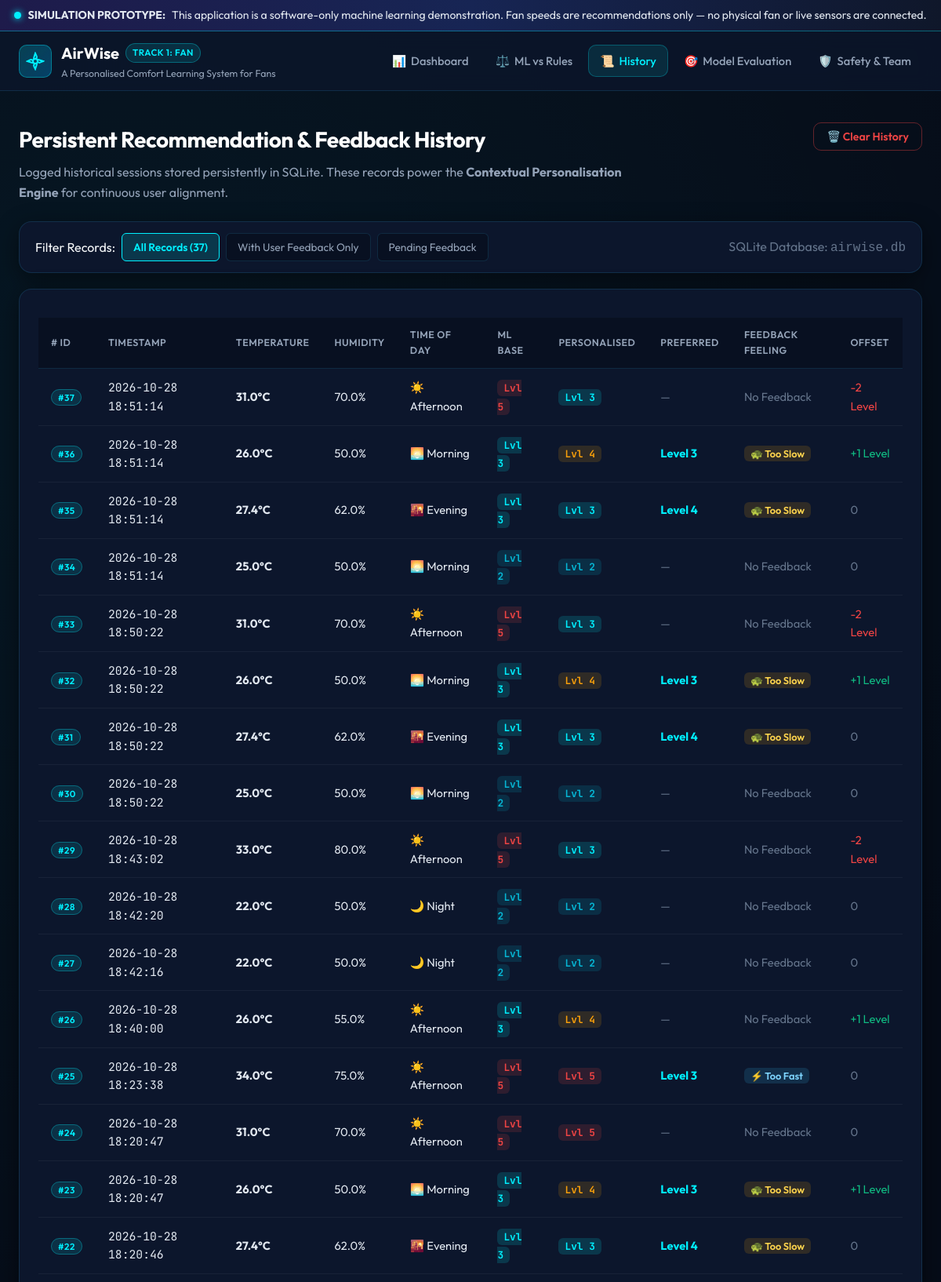
The app's page /history (upper part) with its own data.
### tables this page shows
CREATE TABLE predictions (
            id INTEGER PRIMARY KEY AUTOINCREMENT,
            timestamp TEXT NOT NULL,
            temperature REAL NOT NULL,
            humidity REAL NOT NULL,
            time_of_day TEXT NOT NULL,
            ml_speed INTEGER NOT NULL,
            rule_speed INTEGER NOT NULL,
            personalized_speed INTEGER NOT NULL,
            adjustment_applied INTEGER NOT NULL DEFAULT 0,
            explanation TEXT NOT NULL,
            preferred_speed INTEGER DEFAULT NULL,
            feedback_type TEXT DEFAULT NULL,
            feedback_timestamp TEXT DEFAULT NULL
        );

### app.py (the view)
@app.route("/history")
def history():
    filter_type = request.args.get("filter", "all")
    records = get_history(limit=100, filter_type=filter_type)
    return render_template(
        "history.html",
        records=records,
        filter_type=filter_type,
        total_count=len(records)
    )

### app.py (called while the page is built)
@app.context_processor
def inject_global_metadata():
    return {
        "project_name": "AirWise",
        "project_tagline": "A Personalised Comfort Learning System for Fans",
        "team_members": ["Rohit Ingale", "Sarthak Avhad", "Gargi Rane", "Hitesh Yuvare"],
        "college_name": "Nutan Maharashtra Institute of Engineering and Technology (NMIET), Pune",
        "track_name": "Track 1 — Fan (AtomQUEST 2026)",
        "fan_levels": FAN_SPEED_LEVELS,
        "temp_min": TEMP_MIN_C,
        "temp_max": TEMP_MAX_C,
        "hum_min": HUMIDITY_MIN_PCT,
        "hum_max": HUMIDITY_MAX_PCT,
        "time_categories": TIME_OF_DAY_CATEGORIES,
        "total_feedback_count": get_feedback_count()
    }

### database.py (called while the page is built, shortened)
def get_db_connection():
    db_dir = os.path.dirname(DATABASE_PATH)
    if db_dir and not os.path.exists(db_dir):
        os.makedirs(db_dir, exist_ok=True)
    conn = sqlite3.connect(DATABASE_PATH)
    conn.row_factory = sqlite3.Row  # Enables column access by name (dict-like)
    return conn

def get_history(limit: int = 50, filter_type: Optional[str] = None) -> List[Dict[str, Any]]:
    conn = get_db_connection()
    cursor = conn.cursor()
    if filter_type == "feedback_only":
        cursor.execute("""
            SELECT * FROM predictions
            WHERE feedback_type IS NOT NULL
            ORDER BY id DESC
            LIMIT ?;
        """, (limit,))
    else:
        cursor.execute("""
            SELECT * FROM predictions
            ORDER BY id DESC
            LIMIT ?;
        """, (limit,))
    rows = cursor.fetchall()
    history = [dict(row) for row in rows]
    conn.close()
    return history

def get_feedback_count() -> int:
    conn = get_db_connection()
    cursor = conn.cursor()
    cursor.execute("""
        SELECT COUNT(*) FROM predictions
        WHERE feedback_type IS NOT NULL;
    """)
    count = cursor.fetchone()[0]
    conn.close()
    return count

### templates/history.html (shortened to what this page needs)
{% extends "base.html" %}
{% block content %}
<div class="page-container">
    <div class="page-intro">
        <div class="intro-content">
            <h1 class="page-title">Persistent Recommendation & Feedback History</h1>
            <p class="page-subtitle">
                Logged historical sessions stored persistently in SQLite.
                These records power the <strong>Contextual Personalisation Engine</strong> for continuous user alignment.
            </p>
        </div>
        <div class="intro-actions">
            <form action="{{ url_for('clear_all_history') }}" method="POST" onsubmit="return confirm('Are you sure you want to clear all history records? This cannot be undone.');">
                <button type="submit" class="btn btn-danger-outline" id="btn-clear-history">
                    🗑️ Clear History
                </button>
            </form>
        </div>
    </div>
    <div class="filter-bar card">
        <div class="filter-group">
            <span class="filter-label">Filter Records:</span>
            <a href="{{ url_for('history', filter='all') }}"
               class="btn-filter {% if filter_type == 'all' or not filter_type %}active{% endif %}">
                All Records ({{ total_count }})
            </a>
            <a href="{{ url_for('history', filter='feedback_only') }}"
               class="btn-filter {% if filter_type == 'feedback_only' %}active{% endif %}">
                With User Feedback Only
            </a>
            <a href="{{ url_for('history', filter='no_feedback') }}"
               class="btn-filter {% if filter_type == 'no_feedback' %}active{% endif %}">
                Pending Feedback
            </a>
        </div>
        <div class="filter-info text-muted">
            SQLite Database: <code>airwise.db</code>
        </div>
    </div>
    <div class="card panel-card">
        {% if records and records|length > 0 %}
            <div class="table-responsive">
                <table class="data-table" id="history-table">
                    <thead>
                        <tr>
                            <th># ID</th>
                            <th>Timestamp</th>
                            <th>Temperature</th>
                            <th>Humidity</th>
                            <th>Time of Day</th>
                            <th>ML Base</th>
                            <th>Personalised</th>
                            <th>Preferred</th>
                            <th>Feedback Feeling</th>
                            <th>Offset</th>
                        </tr>
                    </thead>
                    <tbody>
                        {% for row in records %}
                            <tr>
                                <td><span class="badge-tag">#{{ row.id }}</span></td>
                                <td class="font-mono text-muted">{{ row.timestamp }}</td>
                                <td><strong>{{ row.temperature }}°C</strong></td>
                                <td>{{ row.humidity }}%</td>
                                <td>
                                    <span class="chip-sm">
                                        {% if row.time_of_day == 'Morning' %}🌅 Morning
                                        {% elif row.time_of_day == 'Afternoon' %}☀️ Afternoon
                                        {% elif row.time_of_day == 'Evening' %}🌇 Evening
                                        {% else %}🌙 Night{% endif %}
                                    </span>
                                </td>
                                <td>
                                    <span class="badge-speed-sm badge-speed-{{ row.ml_speed }}">
                                        Lvl {{ row.ml_speed }}
                                    </span>
                                </td>
                                <td>
                                    <span class="badge-speed-sm badge-speed-{{ row.personalized_speed }}">
                                        Lvl {{ row.personalized_speed }}
                                    </span>
                                </td>
                                <td>
                                    {% if row.preferred_speed %}
                                        <strong class="text-cyan">Level {{ row.preferred_speed }}</strong>
                                    {% else %}
                                        <span class="text-muted">—</span>
                                    {% endif %}
                                </td>
                                <td>
                                    {% if row.feedback_type == 'too_slow' %}
                                        <span class="badge-feedback fb-slow">🐢 Too Slow</span>
                                    {% elif row.feedback_type == 'comfortable' %}
                                        <span class="badge-feedback fb-comfort">👌 Comfortable</span>
                                    {% elif row.feedback_type == 'too_fast' %}
                                        <span class="badge-feedback fb-fast">⚡ Too Fast</span>
                                    {% else %}
                                        <span class="text-muted">No Feedback</span>
                                    {% endif %}
                                </td>
                                <td>
                                    {% if row.adjustment_applied > 0 %}
                                        <span class="text-green">+{{ row.adjustment_applied }} Level</span>
                                    {% elif row.adjustment_applied < 0 %}
                                        <span class="text-red">{{ row.adjustment_applied }} Level</span>
                                    {% else %}
                                        <span class="text-muted">0</span>
                                    {% endif %}
                                </td>
                            </tr>
                        {% endfor %}
                    </tbody>
                </table>
            </div>
        {% endif %}
    </div>
</div>
{% endblock %}

### templates/base.html (shortened to what this page needs)
<!DOCTYPE html>
<html lang="en">
<head>
    <link rel="stylesheet" href="{{ url_for('static', filename='css/style.css') }}">
</head>
<body>
    <div class="simulation-banner" role="alert" id="system-simulation-banner">
        <div class="banner-inner">
            <span class="pulse-indicator"></span>
            <strong>SIMULATION PROTOTYPE:</strong> This application is a software-only machine learning demonstration.
            Fan speeds are recommendations only — no physical fan or live sensors are connected.
        </div>
    </div>
    <header class="site-header">
        <div class="header-container">
            <a href="{{ url_for('index') }}" class="brand-group" id="nav-brand-link">
                <div class="brand-icon">
                </div>
                <div class="brand-text">
                    <div class="brand-title">{{ project_name }} <span class="badge-tag">Track 1: Fan</span></div>
                    <div class="brand-subtitle">{{ project_tagline }}</div>
                </div>
            </a>
            <nav class="site-nav" aria-label="Main Navigation">
                <a href="{{ url_for('index') }}" class="nav-link {% if request.endpoint == 'index' %}active{% endif %}" id="nav-dashboard">
                    <span class="nav-icon">📊</span> Dashboard
                </a>
                <a href="{{ url_for('compare') }}" class="nav-link {% if request.endpoint == 'compare' %}active{% endif %}" id="nav-compare">
                    <span class="nav-icon">⚖️</span> ML vs Rules
                </a>
                <a href="{{ url_for('history') }}" class="nav-link {% if request.endpoint == 'history' %}active{% endif %}" id="nav-history">
                    <span class="nav-icon">📜</span> History
                </a>
                <a href="{{ url_for('evaluation') }}" class="nav-link {% if request.endpoint == 'evaluation' %}active{% endif %}" id="nav-evaluation">
                    <span class="nav-icon">🎯</span> Model Evaluation
                </a>
                <a href="{{ url_for('about') }}" class="nav-link {% if request.endpoint == 'about' %}active{% endif %}" id="nav-about">
                    <span class="nav-icon">🛡️</span> Safety & Team
                </a>
            </nav>
        </div>
    </header>
    <main class="main-content">
        {% block content %}{% endblock %}
    </main>
</body>
</html>

### records on screen
predictions: id "37", timestamp "2026-10-28 18:51:14", temperature "31.0", humidity "70.0", time_of_day "☀️ Afternoon", ml_speed "5", personalized_speed "3", shows "No Feedback", adjustment_applied "-2"
predictions: id "36", timestamp "2026-10-28 18:51:14", temperature "26.0", humidity "50.0", time_of_day "🌅 Morning", ml_speed "3", personalized_speed "4", preferred_speed "3", feedback_type "🐢 Too Slow", adjustment_applied "1"
predictions: id "35", timestamp "2026-10-28 18:51:14", temperature "27.4", humidity "62.0", time_of_day "🌇 Evening", ml_speed "3", personalized_speed "3", preferred_speed "4", feedback_type "🐢 Too Slow", adjustment_applied "0"
predictions: id "34", timestamp "2026-10-28 18:51:14", temperature "25.0", humidity "50.0", time_of_day "🌅 Morning", ml_speed "2", personalized_speed "2", shows "No Feedback", adjustment_applied "0"
predictions: id "33", timestamp "2026-10-28 18:50:22", temperature "31.0", humidity "70.0", time_of_day "☀️ Afternoon", ml_speed "5", personalized_speed "3", shows "No Feedback", adjustment_applied "-2"
predictions: id "32", timestamp "2026-10-28 18:50:22", temperature "26.0", humidity "50.0", time_of_day "🌅 Morning", ml_speed "3", personalized_speed "4", preferred_speed "3", feedback_type "🐢 Too Slow", adjustment_applied "1"
predictions: id "31", timestamp "2026-10-28 18:50:22", temperature "27.4", humidity "62.0", time_of_day "🌇 Evening", ml_speed "3", personalized_speed "3", preferred_speed "4", feedback_type "🐢 Too Slow", adjustment_applied "0"
predictions: id "30", timestamp "2026-10-28 18:50:22", temperature "25.0", humidity "50.0", time_of_day "🌅 Morning", ml_speed "2", personalized_speed "2", shows "No Feedback", adjustment_applied "0"
predictions: id "29", timestamp "2026-10-28 18:43:02", temperature "33.0", humidity "80.0", time_of_day "☀️ Afternoon", ml_speed "5", personalized_speed "3", shows "No Feedback", adjustment_applied "-2"
predictions: id "28", timestamp "2026-10-28 18:42:20", temperature "22.0", humidity "50.0", time_of_day "🌙 Night", ml_speed "2", personalized_speed "2", shows "No Feedback", adjustment_applied "0"
predictions: id "27", timestamp "2026-10-28 18:42:16", temperature "22.0", humidity "50.0", time_of_day "🌙 Night", ml_speed "2", personalized_speed "2", shows "No Feedback", adjustment_applied "0"
predictions: id "26", timestamp "2026-10-28 18:40:00", temperature "26.0", humidity "55.0", time_of_day "☀️ Afternoon", ml_speed "3", personalized_speed "4", shows "No Feedback", adjustment_applied "1"
predictions: id "25", timestamp "2026-10-28 18:23:38", temperature "34.0", humidity "75.0", time_of_day "☀️ Afternoon", ml_speed "5", personalized_speed "5", preferred_speed "3", feedback_type "⚡ Too Fast", adjustment_applied "0"
predictions: id "24", timestamp "2026-10-28 18:20:47", temperature "31.0", humidity "70.0", time_of_day "☀️ Afternoon", ml_speed "5", personalized_speed "5", shows "No Feedback", adjustment_applied "0"
predictions: id "23", timestamp "2026-10-28 18:20:47", temperature "26.0", humidity "50.0", time_of_day "🌅 Morning", ml_speed "3", personalized_speed "4", preferred_speed "3", feedback_type "🐢 Too Slow", adjustment_applied "1"
predictions: id "22", timestamp "2026-10-28 18:20:46", temperature "27.4", humidity "62.0", time_of_day "🌇 Evening", ml_speed "3", personalized_speed "3", preferred_speed "4", feedback_type "🐢 Too Slow", adjustment_applied "0"

### other values on screen
{{ project_name }} "AirWise"
{{ project_tagline }} "A Personalised Comfort Learning System for Fans"
{{ total_count }} "37"
